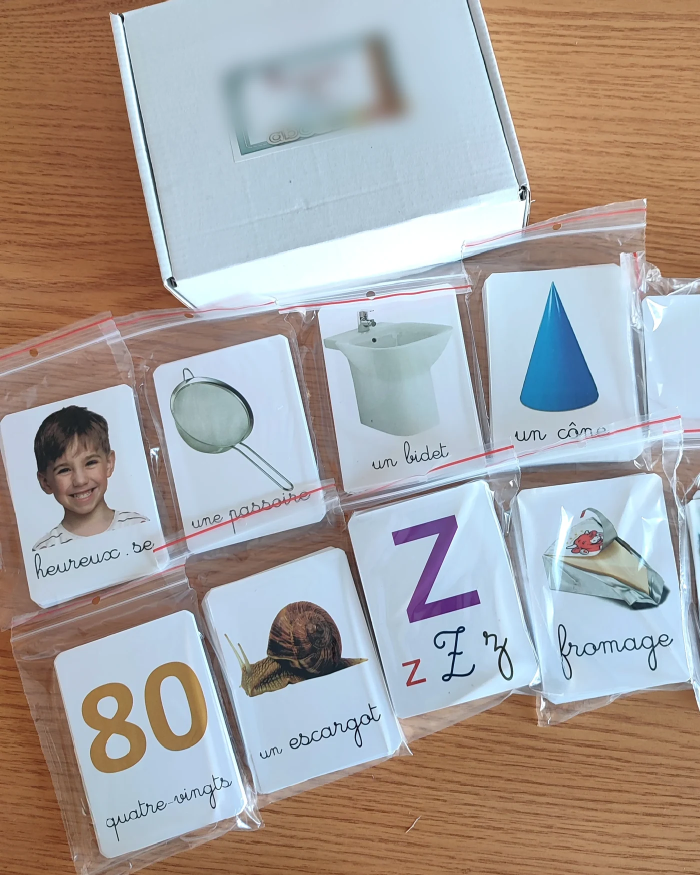
#> input picture src/images/hero-main.webp, 1400 x 1750 px (shown at 1/2 size)
$ python -i build.py   (imports and definitions only)
#> lines starting #> are read from the running program, lines starting #| are printed output that depends on the picture; after the words box and inside, x2 and y2 are one past the last pixel; in counts of white or black regions, pixels touching at a corner belong together
#> further down, picture is the input picture: PIL image 1400x1750 RGB; mean R, G, B 166.9, 161.6, 159.7
"""
Builds the Amri photo-cards pack from the designer's print PDFs:

  * print PDFs with a real QR code on every card front — card n opens
    <BASE>/ecoute/amri-photo-80/<n>. Same files and split as the input
    (AMRI_cards_print_ready.pdf, AMRI_cards_9_to_16_print_ready.pdf, ...),
    one card face per page, front then back;
  * the site's card images, public/pack/amri-photo/cards/<nnn>.webp.

The designs are 768x1024 AI renders with a fake QR code; they are upscaled
x4 with Real-ESRGAN first (sharp at print size), then printed at 1536x2048
(~430 dpi on the 90x120 mm card). The fake QR is painted white and the real
one drawn on top as vectors. Cards drawn without a QR get an "Écoute" badge
in the same style.

  pip install pymupdf qrcode pillow numpy opencv-python-headless
  python scripts/amri-photo/build.py faces   IN_DIR WORK_DIR
  realesrgan-ncnn-vulkan -n realesrgan-x4plus -i WORK_DIR/faces -o WORK_DIR/x4
  python scripts/amri-photo/build.py build   IN_DIR WORK_DIR OUT_DIR [BASE_URL]
  python scripts/amri-photo/photos.py WORK_DIR   # the shop photos
"""
import glob
import io
import os
import re
import sys

import cv2
import numpy as np
import pymupdf
import qrcode
from PIL import Image, ImageDraw, ImageFont

SLUG = "amri-photo-80"
ROOT = os.path.abspath(os.path.join(os.path.dirname(__file__), "..", ".."))
PUBLIC = os.path.join(ROOT, "public", "pack", "amri-photo")

W, H = 768, 1024  # a design, as delivered
F = 2  # print scale: x4 upscale, halved
RED = (230, 8, 7)
FONT = "/System/Library/Fonts/Supplemental/Arial Rounded Bold.ttf"

# Page geometry of the delivered PDFs: 100x120 mm page, 90 mm wide card.
# [1 line that did not run here, left out]
# [1 line that did not run here, left out]

# AMRI_cards_65_to_72 has 67 printed after 70; its pages hold, in order:
PAGE_ORDER = {65: [65, 66, 68, 69, 70, 67, 71, 72]}

# IN_DIR/<this>/<n>.png replaces card n of the PDFs: the print repeated
# some words (8 was 2's dog, 51/53/54 were 46-48), redrawn as new cards.
REPLACED = "remplacements"

# QR holes find_qr() can't see: card 2's frame is open at the side.
QR_HOLES = {2: (419, 201, 304, 319)}


def pdf_start(path):
    m = re.search(r"cards_(\d+)_to", path)
    return int(m.group(1)) if m else 1


def pdfs(in_dir):
    return sorted(glob.glob(os.path.join(in_dir, "AMRI_cards_*print_ready.pdf")), key=pdf_start)


def split_pair(im):
    """Front and back from a side-by-side render, each fitted to W x H.

    The two cards don't meet at the middle, so cut in the gap between their
    blue frames; a side wider than W is scaled down and the rest filled by
    mirroring the background.
    """
    hsv = cv2.cvtColor(np.asarray(im), cv2.COLOR_RGB2HSV)
#> hsv: shape (1750, 1400, 3); mean H, S, V 67.1, 71.9, 187.3
    blue = (hsv[..., 0] > 100) & (hsv[..., 0] < 130) & (hsv[..., 1] > 110) & (hsv[..., 2] > 90)
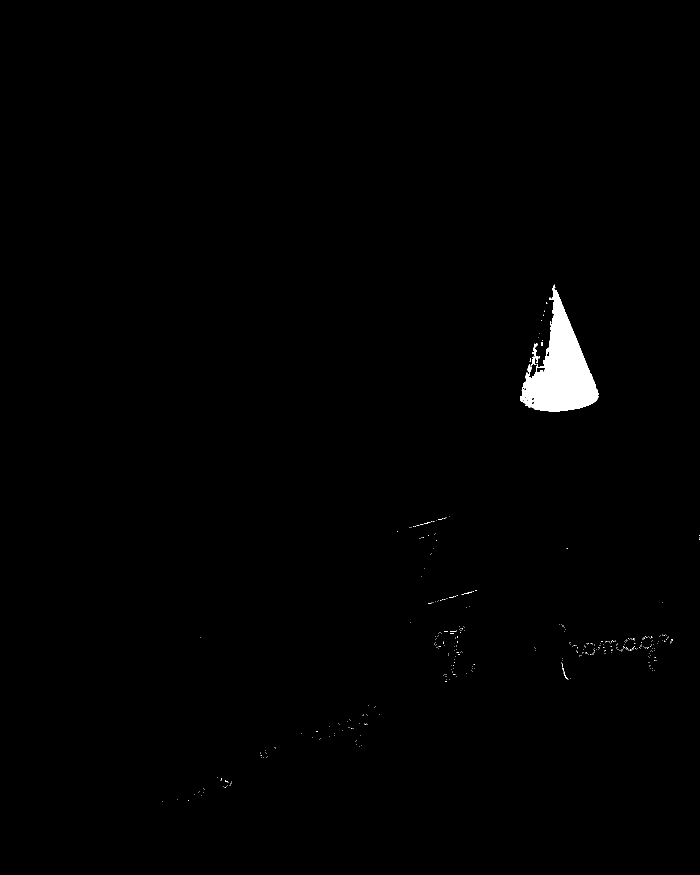
#> blue: shape (1750, 1400) bool (shown at 1/2 size); 0.79% white; 404 white regions (398 under 20 px), largest, box (x1, y1, x2, y2) and area: (1040, 569, 1197, 823) 18296, (1064, 686, 1077, 730) 252, (1127, 1343, 1137, 1359) 32, (924, 1183, 945, 1189) 31, (1082, 684, 1086, 692) 24, (848, 1044, 861, 1048) 20
    framed = blue[100 : H - 100].mean(axis=0) > 0.5
    # Near the middle: the front's right frame, a gap, the back's left frame.
    xs = [x for x in range(W - 80, W + 80) if framed[x]]
#> xs = []
#> (the run stopped early here; a loop or call above may not have finished)

$ run again, on src/images/img4.webp
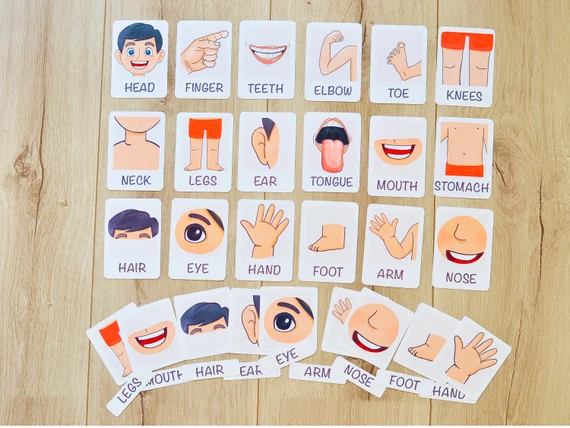
#> input picture src/images/img4.webp, 570 x 428 px
#> picture is the input picture: PIL image 570x428 RGB; mean R, G, B 211.2, 195.6, 178.2
#> hsv: shape (428, 570, 3); mean H, S, V 49.9, 51.9, 215.6
#> in split_pair, `blue = (hsv[..., 0] > 100) & (hsv[..., 0] < 130) & (hsv[..., 1] > 110)..`:
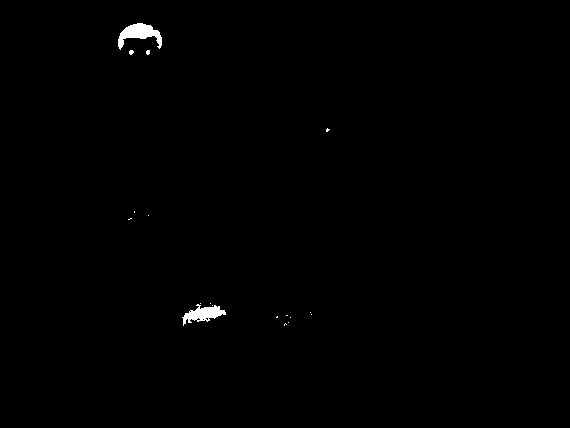
#> blue: shape (428, 570) bool; 0.44% white; 18 white regions (16 under 20 px), largest, box (x1, y1, x2, y2) and area: (118, 23, 162, 50) 561, (182, 304, 226, 326) 453
